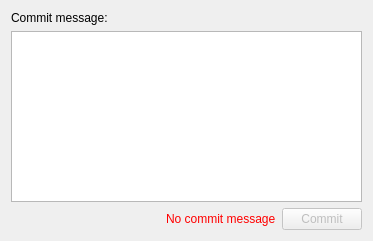
<?xml version="1.0" encoding="UTF-8"?>
<ui version="4.0">
 <class>CommitWidget</class>
 <widget class="QWidget" name="CommitWidget">
  <property name="geometry">
   <rect>
    <x>0</x>
    <y>0</y>
    <width>373</width>
    <height>241</height>
   </rect>
  </property>
  <property name="windowTitle">
   <string>Form</string>
  </property>
  <layout class="QGridLayout" name="gridLayout">
   <item row="0" column="0" colspan="3">
    <widget class="QLabel" name="commitMessageLabel">
     <property name="sizePolicy">
      <sizepolicy hsizetype="Preferred" vsizetype="Minimum">
       <horstretch>0</horstretch>
       <verstretch>0</verstretch>
      </sizepolicy>
     </property>
     <property name="text">
      <string>Commit message:</string>
     </property>
     <property name="buddy">
      <cstring>commitMessageTextEdit</cstring>
     </property>
    </widget>
   </item>
   <item row="1" column="0" colspan="3">
    <widget class="KTextEdit" name="commitMessageTextEdit">
     <property name="lineWrapMode">
      <enum>QTextEdit::NoWrap</enum>
     </property>
     <property name="acceptRichText">
      <bool>false</bool>
     </property>
    </widget>
   </item>
   <item row="2" column="0">
    <spacer name="horizontalSpacer">
     <property name="orientation">
      <enum>Qt::Horizontal</enum>
     </property>
     <property name="sizeHint" stdset="0">
      <size>
       <width>124</width>
       <height>20</height>
      </size>
     </property>
    </spacer>
   </item>
   <item row="2" column="1">
    <widget class="QLabel" name="commitErrorLabel">
     <property name="styleSheet">
      <string>color: rgb(255, 0, 0);</string>
     </property>
     <property name="text">
      <string>No commit message</string>
     </property>
    </widget>
   </item>
   <item row="2" column="2">
    <widget class="QPushButton" name="commitButton">
     <property name="enabled">
      <bool>false</bool>
     </property>
     <property name="text">
      <string>Commit</string>
     </property>
    </widget>
   </item>
  </layout>
 </widget>
 <customwidgets>
  <customwidget>
   <class>KTextEdit</class>
   <extends>QTextEdit</extends>
   <header>ktextedit.h</header>
  </customwidget>
 </customwidgets>
 <tabstops>
  <tabstop>commitMessageTextEdit</tabstop>
  <tabstop>commitButton</tabstop>
 </tabstops>
 <resources/>
 <connections/>
</ui>
